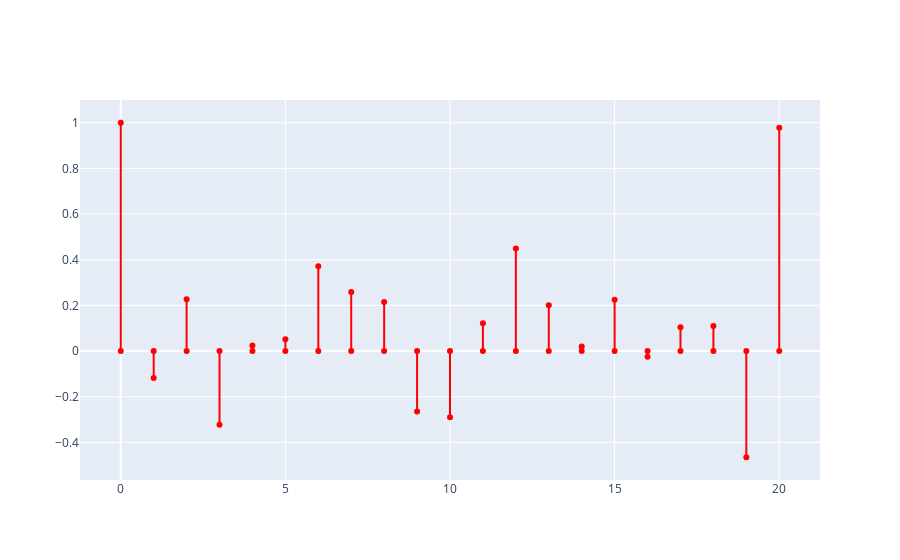

Notebook source saved alongside this figure:
### Code cell
traces = list()
for i in range(len(pacf_results)):
    traces.append(Scatter(x=[i,i],
                         y = [0,pacf_results[i]],
                         showlegend=False,
                         line = {'color':'red'}))
fig = Figure(data=traces)
fig.show()

### Figure 1 — Plotly figure (JSON) as saved in the notebook; plotly's stock layout.template omitted (floating-point values rounded to 4 significant figures)
{"data": [{"line": {"color": "red"}, "showlegend": false, "type": "scatter", "x": [0, 0], "y": [0, 1]}, {"line": {"color": "red"}, "showlegend": false, "type": "scatter", "x": [1, 1], "y": [0, -0.118]}, {"line": {"color": "red"}, "showlegend": false, "type": "scatter", "x": [2, 2], "y": [0, 0.227]}, {"line": {"color": "red"}, "showlegend": false, "type": "scatter", "x": [3, 3], "y": [0, -0.3232]}, {"line": {"color": "red"}, "showlegend": false, "type": "scatter", "x": [4, 4], "y": [0, 0.0246]}, {"line": {"color": "red"}, "showlegend": false, "type": "scatter", "x": [5, 5], "y": [0, 0.05158]}, {"line": {"color": "red"}, "showlegend": false, "type": "scatter", "x": [6, 6], "y": [0, 0.3717]}, {"line": {"color": "red"}, "showlegend": false, "type": "scatter", "x": [7, 7], "y": [0, 0.2588]}, {"line": {"color": "red"}, "showlegend": false, "type": "scatter", "x": [8, 8], "y": [0, 0.2154]}, {"line": {"color": "red"}, "showlegend": false, "type": "scatter", "x": [9, 9], "y": [0, -0.2651]}, {"line": {"color": "red"}, "showlegend": false, "type": "scatter", "x": [10, 10], "y": [0, -0.2896]}, {"line": {"color": "red"}, "showlegend": false, "type": "scatter", "x": [11, 11], "y": [0, 0.1218]}, {"line": {"color": "red"}, "showlegend": false, "type": "scatter", "x": [12, 12], "y": [0, 0.4496]}, {"line": {"color": "red"}, "showlegend": false, "type": "scatter", "x": [13, 13], "y": [0, 0.2011]}, {"line": {"color": "red"}, "showlegend": false, "type": "scatter", "x": [14, 14], "y": [0, 0.02007]}, {"line": {"color": "red"}, "showlegend": false, "type": "scatter", "x": [15, 15], "y": [0, 0.2249]}, {"line": {"color": "red"}, "showlegend": false, "type": "scatter", "x": [16, 16], "y": [0, -0.02506]}, {"line": {"color": "red"}, "showlegend": false, "type": "scatter", "x": [17, 17], "y": [0, 0.1043]}, {"line": {"color": "red"}, "showlegend": false, "type": "scatter", "x": [18, 18], "y": [0, 0.1101]}, {"line": {"color": "red"}, "showlegend": false, "type": "scatter", "x": [19, 19], "y": [0, -0.465]}, {"line": {"color": "red"}, "showlegend": false, "type": "scatter", "x": [20, 20], "y": [0, 0.9777]}], "layout": {}}
